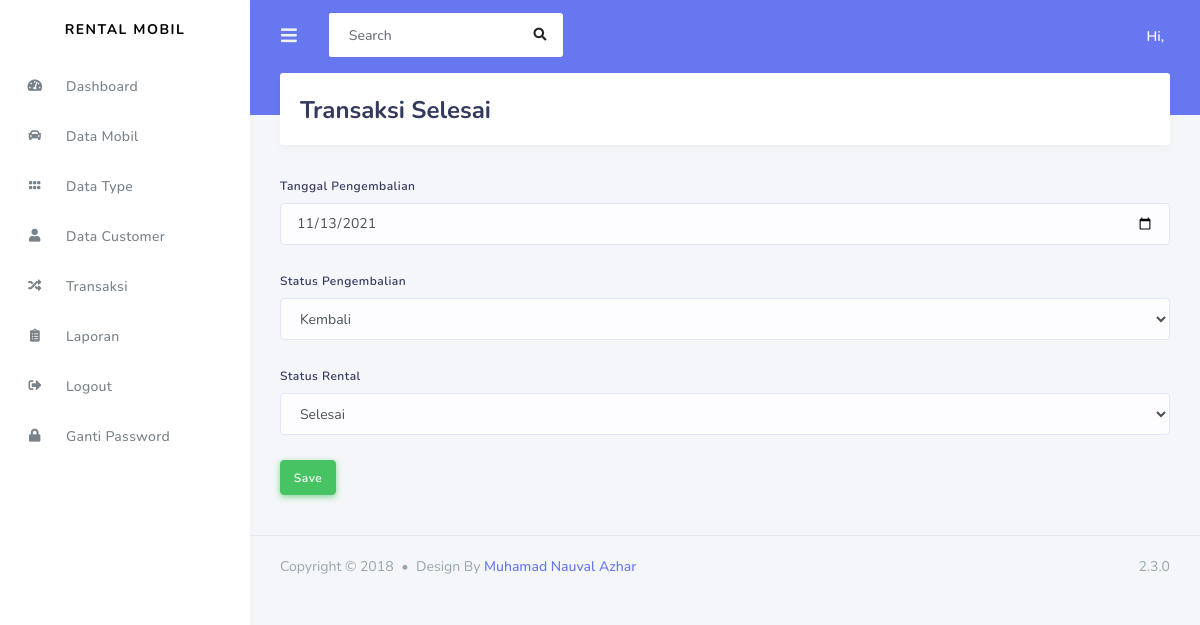
/admin/transaksi/transaksi_selesai/13, run on the app's committed database.
### tables this page shows
CREATE TABLE `transaksi` (
  `id_rental` int(11) NOT NULL,
  `id_customer` int(11) NOT NULL,
  `id_mobil` int(11) NOT NULL,
  `tanggal_rental` date NOT NULL,
  `tanggal_kembali` date NOT NULL,
  `harga` varchar(120) NOT NULL,
  `denda` varchar(125) NOT NULL,
  `total_denda` varchar(120) NOT NULL,
  `tanggal_pengembalian` date NOT NULL,
  `status_pengembalian` varchar(50) NOT NULL,
  `status_rental` varchar(50) NOT NULL,
  `bukti_pembayaran` varchar(120) NOT NULL,
  `status_pembayaran` int(11) NOT NULL
);

### application/controllers/admin/transaksi.php (called while the page is built, shortened)
<?php
class transaksi extends CI_Controller
{
    public function transaksi_selesai($id)
    {
        $data['transaksi'] = $this->db->query("SELECT * FROM transaksi WHERE id_rental='$id'")->result();
        $this->load->view('templates_admin/header');
        $this->load->view('templates_admin/sidebar');
        $this->load->view('admin/transaksi_selesai',$data);
        $this->load->view('templates_admin/footer');
    }
}
?>

### index.php (called while the page is built, shortened)
<?php
require_once BASEPATH.'core/CodeIgniter.php';

### application/views/admin/transaksi_selesai.php (the view, shortened to what this page needs)
<div class="main-content">
    <section class="section">
        <div class="section-header">
            <h1>Transaksi Selesai</h1>
        </div>
    </section>
    <?php foreach($transaksi as $tr) : ?>
    <form method="POST" action="<?php echo base_url('admin/transaksi/transaksi_selesai_aksi') ?>">
        <div class="form-group">
            <label>Tanggal Pengembalian</label>
            <input type="date" name="tanggal_pengembalian" class="form-control" value="<?php echo $tr->tanggal_pengembalian ?>">
        </div>
        <div class="form-group">
            <label>Status Pengembalian</label>
            <select name="status_pengembalian" class="form-control">
                <option value="<?php echo $tr->status_pengembalian ?>"><?php echo $tr->status_pengembalian ?></option>
            </select>
        </div>
        <div class="form-group">
            <label>Status Rental</label>
            <select name="status_rental" class="form-control">
                <option value="<?php echo $tr->status_rental ?>"><?php echo $tr->status_rental ?></option>
            </select>
        </div>
        <button type="submit" class="btn btn-success">Save</button>
    </form>
    <?php endforeach; ?>
</div>

### data on the page
transaksi: tanggal_pengembalian "11/13/2021", status_pengembalian "Kembali", status_rental "Selesai"
